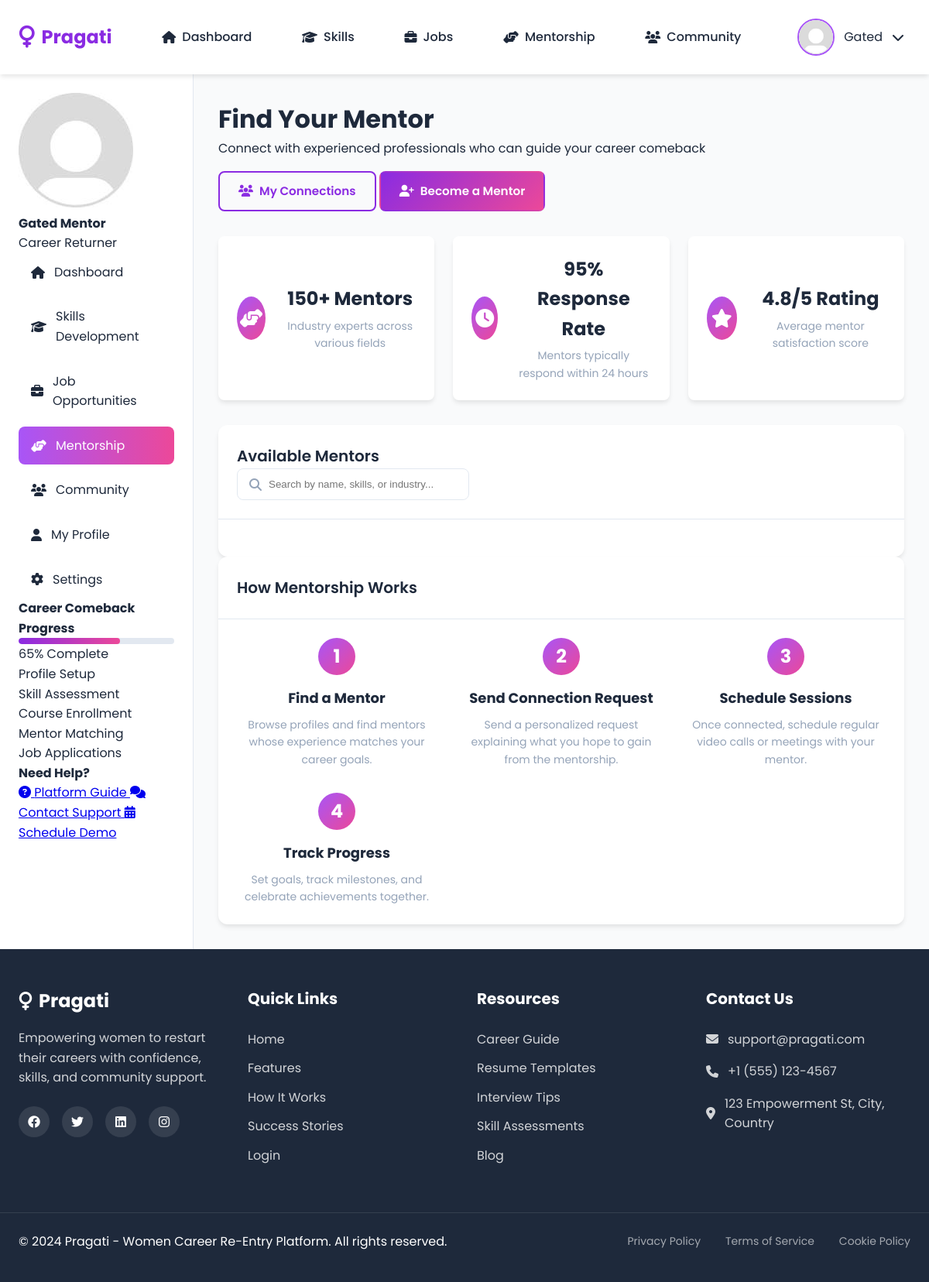
The page /mentorship/ (signed in) on the database its author committed.
### models.py (models this page shows, shortened)
class User(UserMixin, db.Model):
    __tablename__ = 'users'
    id = db.Column(db.Integer, primary_key=True)
    email = db.Column(db.String(120), unique=True, nullable=False)
    password_hash = db.Column(db.String(256), nullable=False)
    first_name = db.Column(db.String(50), nullable=False)
    last_name = db.Column(db.String(50), nullable=False)
    phone = db.Column(db.String(20))
    location = db.Column(db.String(100))
    role = db.Column(db.String(20), default='user')
    career_break_years = db.Column(db.Integer)
    previous_role = db.Column(db.String(100))
    desired_role = db.Column(db.String(100))
    skills = db.Column(db.Text)
    bio = db.Column(db.Text)
    profile_picture = db.Column(db.String(200))
    is_active = db.Column(db.Boolean, default=True)
    created_at = db.Column(db.DateTime, default=datetime.utcnow)
    last_login = db.Column(db.DateTime)
    company = db.Column(db.String(100))
    job_title = db.Column(db.String(100))
    experience_years = db.Column(db.Integer)
    is_verified_mentor = db.Column(db.Boolean, default=False)
    assessments = db.relationship('Assessment', backref='user', lazy=True)
    mentor_connections = db.relationship('MentorConnection',
                                         foreign_keys='MentorConnection.mentee_id',
                                         backref='mentee', lazy=True)
    job_applications = db.relationship('JobApplication', backref='applicant', lazy=True)
    courses = db.relationship('UserCourse', backref='user', lazy=True)

### routes/mentorship.py (the view)
@mentorship_bp.route('/')
@login_required
def mentor_list():
    mentors = User.query.filter(
        User.role == 'mentor',
        User.is_active == True,
        User.is_verified_mentor == True
    ).all()
    connections = MentorConnection.query.filter_by(
        mentee_id=current_user.id
    ).all()
    pending_requests = MentorConnection.query.filter_by(
        mentor_id=current_user.id,
        status='pending'
    ).all() if current_user.role == 'mentor' else []
    return render_template('mentorship/list.html',
                         mentors=mentors,
                         connections=connections,
                         pending_requests=pending_requests)

### app.py (called while the page is built)
@login_manager.user_loader
def load_user(user_id):
    return User.query.get(int(user_id))

### templates/mentorship/list.html (shortened to what this page needs)
{% extends "dashboard/base.html" %}
{% block dashboard_content %}
<div class="mentorship-header">
    <div class="header-content">
        <h1>Find Your Mentor</h1>
        <p>Connect with experienced professionals who can guide your career comeback</p>
    </div>
    <div class="header-actions">
        <a href="{{ url_for('mentorship.my_connections') }}" class="btn btn-outline">
            <i class="fas fa-users"></i> My Connections
        </a>
        {% if current_user.role != 'mentor' %}
        <a href="{{ url_for('mentorship.become_mentor') }}" class="btn btn-primary">
            <i class="fas fa-user-plus"></i> Become a Mentor
        </a>
        {% endif %}
    </div>
</div>
<div class="mentorship-stats">
    <div class="stat-card">
        <div class="stat-icon">
            <i class="fas fa-hands-helping"></i>
        </div>
        <div class="stat-content">
            <h3>150+ Mentors</h3>
            <p>Industry experts across various fields</p>
        </div>
    </div>
    <div class="stat-card">
        <div class="stat-icon">
            <i class="fas fa-clock"></i>
        </div>
        <div class="stat-content">
            <h3>95% Response Rate</h3>
            <p>Mentors typically respond within 24 hours</p>
        </div>
    </div>
    <div class="stat-card">
        <div class="stat-icon">
            <i class="fas fa-star"></i>
        </div>
        <div class="stat-content">
            <h3>4.8/5 Rating</h3>
            <p>Average mentor satisfaction score</p>
        </div>
    </div>
</div>
<div class="card">
    <div class="card-header">
        <h2 class="card-title">Available Mentors</h2>
        <div class="mentor-search">
            <input type="text" id="mentorSearch" placeholder="Search by name, skills, or industry...">
            <i class="fas fa-search"></i>
        </div>
    </div>
    <div class="card-body">
    </div>
</div>
<div class="card">
    <div class="card-header">
        <h2 class="card-title">How Mentorship Works</h2>
    </div>
    <div class="card-body">
        <div class="mentorship-steps">
            <div class="step">
                <div class="step-number">1</div>
                <div class="step-content">
                    <h3>Find a Mentor</h3>
                    <p>Browse profiles and find mentors whose experience matches your career goals.</p>
                </div>
            </div>
            <div class="step">
                <div class="step-number">2</div>
                <div class="step-content">
                    <h3>Send Connection Request</h3>
                    <p>Send a personalized request explaining what you hope to gain from the mentorship.</p>
                </div>
            </div>
            <div class="step">
                <div class="step-number">3</div>
                <div class="step-content">
                    <h3>Schedule Sessions</h3>
                    <p>Once connected, schedule regular video calls or meetings with your mentor.</p>
                </div>
            </div>
            <div class="step">
                <div class="step-number">4</div>
                <div class="step-content">
                    <h3>Track Progress</h3>
                    <p>Set goals, track milestones, and celebrate achievements together.</p>
                </div>
            </div>
        </div>
    </div>
</div>
{% endblock %}

### templates/dashboard/base.html (shortened to what this page needs)
{% extends "layout.html" %}
{% block content %}
<div class="dashboard">
    <aside class="sidebar">
        <div class="sidebar-profile">
            <img src="{{ current_user.profile_picture or url_for('static', filename='images/avatar-placeholder.png') }}"
                alt="Profile" class="sidebar-avatar">
            <div class="sidebar-user-info">
                <h4>{{ current_user.first_name }} {{ current_user.last_name }}</h4>
                <p>{{ current_user.desired_role or 'Career Returner' }}</p>
            </div>
        </div>
        <nav class="sidebar-nav">
            <a href="{{ url_for('dashboard.home') }}"
                class="sidebar-link {% if request.endpoint == 'dashboard.home' %}active{% endif %}">
                <i class="fas fa-home"></i> Dashboard
            </a>
            <a href="{{ url_for('dashboard.skills') }}"
                class="sidebar-link {% if request.endpoint == 'dashboard.skills' %}active{% endif %}">
                <i class="fas fa-graduation-cap"></i> Skills Development
            </a>
            <a href="{{ url_for('jobs.job_listings') }}"
                class="sidebar-link {% if 'jobs' in request.endpoint %}active{% endif %}">
                <i class="fas fa-briefcase"></i> Job Opportunities
            </a>
            <a href="{{ url_for('mentorship.mentor_list') }}"
                class="sidebar-link {% if 'mentorship' in request.endpoint %}active{% endif %}">
                <i class="fas fa-hands-helping"></i> Mentorship
            </a>
            <a href="{{ url_for('dashboard.community') }}"
                class="sidebar-link {% if request.endpoint == 'dashboard.community' %}active{% endif %}">
                <i class="fas fa-users"></i> Community
            </a>
            <a href="{{ url_for('dashboard.profile') }}"
                class="sidebar-link {% if request.endpoint == 'dashboard.profile' %}active{% endif %}">
                <i class="fas fa-user"></i> My Profile
            </a>
            <a href="{{ url_for('dashboard.settings') }}"
                class="sidebar-link {% if request.endpoint == 'dashboard.settings' %}active{% endif %}">
                <i class="fas fa-cog"></i> Settings
            </a>
        </nav>
        <div class="sidebar-progress">
            <h4>Career Comeback Progress</h4>
            <div class="progress">
                <div class="progress-bar" style="width: 65%"></div>
            </div>
            <p class="progress-text">65% Complete</p>
            <div class="progress-milestones">
                <div class="milestone">
                    <span class="milestone-label">Profile Setup</span>
                </div>
                <div class="milestone">
                    <span class="milestone-label">Skill Assessment</span>
                </div>
                <div class="milestone">
                    <span class="milestone-label">Course Enrollment</span>
                </div>
                <div class="milestone">
                    <span class="milestone-label">Mentor Matching</span>
                </div>
                <div class="milestone">
                    <span class="milestone-label">Job Applications</span>
                </div>
            </div>
        </div>
        <div class="sidebar-help">
            <h4>Need Help?</h4>
            <a href="#" class="help-link">
                <i class="fas fa-question-circle"></i> Platform Guide
            </a>
            <a href="#" class="help-link">
                <i class="fas fa-comments"></i> Contact Support
            </a>
            <a href="#" class="help-link">
                <i class="fas fa-calendar-alt"></i> Schedule Demo
            </a>
        </div>
    </aside>
    <main class="dashboard-content">
        {% block dashboard_content %}{% endblock %}
    </main>
</div>
{% endblock %}

### templates/layout.html (shortened to what this page needs)
<!DOCTYPE html>
<html lang="en">
<head>
    <link rel="stylesheet" href="https://cdnjs.cloudflare.com/ajax/libs/font-awesome/6.4.0/css/all.min.css">
    <link rel="stylesheet" href="{{ url_for('static', filename='css/main.css') }}">
</head>
<body>
    {% if not hide_nav %}
    <nav class="navbar">
        <div class="nav-container">
            <a href="{{ url_for('index') }}" class="nav-logo">
                <i class="fas fa-venus"></i>
                <span>Pragati</span>
            </a>
                {% if current_user.is_authenticated and current_user.role != 'admin' %}
    <a href="{{ url_for('dashboard.home') }}" class="nav-link">
        <i class="fas fa-home"></i> Dashboard
    </a>
    <a href="{{ url_for('dashboard.skills') }}" class="nav-link">
        <i class="fas fa-graduation-cap"></i> Skills
    </a>
    <a href="{{ url_for('jobs.job_listings') }}" class="nav-link">
        <i class="fas fa-briefcase"></i> Jobs
    </a>
    <a href="{{ url_for('mentorship.mentor_list') }}" class="nav-link">
        <i class="fas fa-hands-helping"></i> Mentorship
    </a>
    <a href="{{ url_for('dashboard.community') }}" class="nav-link">
        <i class="fas fa-users"></i> Community
    </a>
    <div class="nav-user">
        <img src="{{ current_user.profile_picture or url_for('static', filename='images/avatar-placeholder.png') }}"
            alt="Profile" class="user-avatar">
        <span>{{ current_user.first_name }}</span>
        <i class="fas fa-chevron-down"></i>
    </div>
{% endif %}
            </div>
    </nav>
    {% endif %}
    <main>
        {% block content %}{% endblock %}
    </main>
    {% if not hide_footer %}
    <footer class="footer">
        <div class="footer-container">
            <div class="footer-section">
                <div class="footer-logo">
                    <i class="fas fa-venus"></i>
                    <span>Pragati</span>
                </div>
                <p class="footer-description">
                    Empowering women to restart their careers with confidence, skills, and community support.
                </p>
                <div class="social-links">
                    <a href="#" class="social-link"><i class="fab fa-facebook"></i></a>
                    <a href="#" class="social-link"><i class="fab fa-twitter"></i></a>
                    <a href="#" class="social-link"><i class="fab fa-linkedin"></i></a>
                    <a href="#" class="social-link"><i class="fab fa-instagram"></i></a>
                </div>
            </div>
            <div class="footer-section">
                <h3>Quick Links</h3>
                <ul class="footer-links">
                    <li><a href="{{ url_for('index') }}">Home</a></li>
                    <li><a href="#features">Features</a></li>
                    <li><a href="#how-it-works">How It Works</a></li>
                    <li><a href="#success-stories">Success Stories</a></li>
                    <li><a href="{{ url_for('auth.login') }}">Login</a></li>
                </ul>
            </div>
            <div class="footer-section">
                <h3>Resources</h3>
                <ul class="footer-links">
                    <li><a href="#">Career Guide</a></li>
                    <li><a href="#">Resume Templates</a></li>
                    <li><a href="#">Interview Tips</a></li>
                    <li><a href="#">Skill Assessments</a></li>
                    <li><a href="#">Blog</a></li>
                </ul>
            </div>
            <div class="footer-section">
                <h3>Contact Us</h3>
                <ul class="footer-contact">
                    <li><i class="fas fa-envelope"></i> support@pragati.com</li>
                    <li><i class="fas fa-phone"></i> +1 (555) 123-4567</li>
                    <li><i class="fas fa-map-marker-alt"></i> 123 Empowerment St, City, Country</li>
                </ul>
            </div>
        </div>
        <div class="footer-bottom">
            <p>&copy; 2024 Pragati - Women Career Re-Entry Platform. All rights reserved.</p>
            <div class="footer-legal">
                <a href="#">Privacy Policy</a>
                <a href="#">Terms of Service</a>
                <a href="#">Cookie Policy</a>
            </div>
        </div>
    </footer>
    {% endif %}
</body>
</html>

### templates/mentorship/list.html (style rules this page uses)
.mentorship-header { display: flex; justify-content: space-between; align-items: center; margin-bottom: 2rem; flex-wrap: wrap; gap: 1rem; }
.mentorship-stats { display: grid; grid-template-columns: repeat(auto-fit, minmax(250px, 1fr)); gap: 1.5rem; margin-bottom: 2rem; }
.stat-card { display: flex; align-items: center; gap: 1.5rem; padding: 1.5rem; background: white; border-radius: var(--radius); box-shadow: var(--shadow); }
.stat-icon { width: 3.5rem; height: 3.5rem; background: linear-gradient(135deg, var(--primary-light), var(--secondary-color)); border-radius: 50%; display: flex; align-items: center; justify-content: center; color: white; font-size: 1.5rem; }
.stat-content h3 { font-size: 1.5rem; color: var(--dark-color); margin-bottom: 0.25rem; }
.stat-content p { color: var(--gray); font-size: 0.875rem; }
.mentor-search { position: relative; max-width: 300px; }
.mentor-search input { width: 100%; padding: 0.75rem 1rem 0.75rem 2.5rem; border: 1px solid var(--gray-light); border-radius: var(--radius); }
.mentor-search i { position: absolute; left: 1rem; top: 50%; transform: translateY(-50%); color: var(--gray); }
.user-avatar { width: 3rem; height: 3rem; border-radius: 50%; object-fit: cover; }
.mentorship-steps { display: grid; grid-template-columns: repeat(auto-fit, minmax(200px, 1fr)); gap: 2rem; }
.step { text-align: center; }
.step-number { width: 3rem; height: 3rem; background: linear-gradient(135deg, var(--primary-light), var(--secondary-color)); color: white; border-radius: 50%; display: flex; align-items: center; justify-content: center; font-size: 1.5rem; font-weight: 700; margin: 0 auto 1rem; }
.step-content h3 { font-size: 1.125rem; margin-bottom: 0.5rem; color: var(--dark-color); }
.step-content p { color: var(--gray); font-size: 0.875rem; }

### rows shown on the page
User: first_name "Gated", last_name "Mentor", desired_role "Career Returner"
